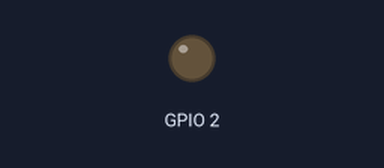
A sketch run on a simulated ESP8266 (NodeMCU). Shown: output pins drawn as LEDs (lit = HIGH). What the sketch prints to the serial monitor is not drawn.

Above: at 0.05 s.
Timing chart, 0 to 3.0 s (numbered marks = the images above):
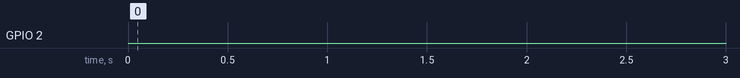

Measured:
- by itself, GPIO 2: LOW → HIGH at 30.0 s, → LOW 0.10 s later, → HIGH 0.10 s later, → LOW 0.10 s later, … (999 changes in this stretch)

The sketch:

Ota__AP_mode_by_Anjum9694_.ino
```cpp
#include <ESP8266WiFi.h>

#include <ESP8266mDNS.h>

#include <WiFiUdp.h>

#include <ArduinoOTA.h>

#include <ESP8266WebServer.h>

const char* ssid = "SSID";
const char* password = "PASSWORD";

ESP8266WebServer server;

bool ota_flag = true;

uint16_t time_elapsed = 0;

void setup() {

  pinMode(2, OUTPUT);

  Serial.begin(115200);

  Serial.println("Booting");

  WiFi.mode(WIFI_AP);

  WiFi.softAP(ssid, password);

  IPAddress myIP = WiFi.softAPIP();

  Serial.print("AP IP address: ");

  Serial.println(myIP);


  // Port defaults to 8266

  // ArduinoOTA.setPort(8266);

  // Hostname defaults to esp8266-[ChipID]

  // ArduinoOTA.setHostname("myesp8266");

  // No authentication by default

  // ArduinoOTA.setPassword("admin");

  // Password can be set with it's md5 value as well

  // MD5(admin) = 21232f297a57a5a743894a0e4a801fc3

  // ArduinoOTA.setPasswordHash("21232f297a57a5a743894a0e4a801fc3");

  ArduinoOTA.onStart([]() {

    String type;

    if (ArduinoOTA.getCommand() == U_FLASH) {

      type = "sketch";

    } else { // U_SPIFFS

      type = "filesystem";

    }

    // NOTE: if updating SPIFFS this would be the place to unmount SPIFFS using SPIFFS.end()

    Serial.println("Start updating " + type);

  });

  ArduinoOTA.onEnd([]() {

    Serial.println("\nEnd");

  });

  ArduinoOTA.onProgress([](unsigned int progress, unsigned int total) {

    Serial.printf("Progress: %u%%\r", (progress / (total / 100)));

  });

  ArduinoOTA.onError([](ota_error_t error) {

    Serial.printf("Error[%u]: ", error);

    if (error == OTA_AUTH_ERROR) {

      Serial.println("Auth Failed");

    } else if (error == OTA_BEGIN_ERROR) {

      Serial.println("Begin Failed");

    } else if (error == OTA_CONNECT_ERROR) {

      Serial.println("Connect Failed");

    } else if (error == OTA_RECEIVE_ERROR) {

      Serial.println("Receive Failed");

    } else if (error == OTA_END_ERROR) {

      Serial.println("End Failed");

    }

  });

  ArduinoOTA.begin();

  Serial.println("Ready");

  Serial.print("IP address: ");

  Serial.println(WiFi.localIP());

  server.on("/restart",[](){

    server.send(200,"text/plain", "Restarting...");

    delay(1000);

    ESP.restart();

  });

  server.on("/",[](){

    server.send(200,"text/html", "<h1>Hello! Welcome to ESP8266 homepage!</h1><form action=\"/upload\" method=\"POST\"><input type=\"submit\" value=\"Upload code\"></form><form action=\"/restart\" method=\"POST\"><input type=\"submit\" value=\"Restart ESP8266\"></form>");


  });

  server.on("/upload",[](){

    server.send(200,"text/plain", "Getting into wireless code upload mode for 30 seconds...");

    ota_flag = true;

    time_elapsed = 0;

  });

  server.begin();

}

void loop() {

  if(ota_flag)

  {

    uint16_t time_start = millis();

    while(time_elapsed < 30000)

    {

      ArduinoOTA.handle();

      time_elapsed = millis()-time_start;

      delay(10);

    }

    ota_flag = false;

  }

  server.handleClient();

  digitalWrite(2, !digitalRead(2));

  delay(100);

}
```
